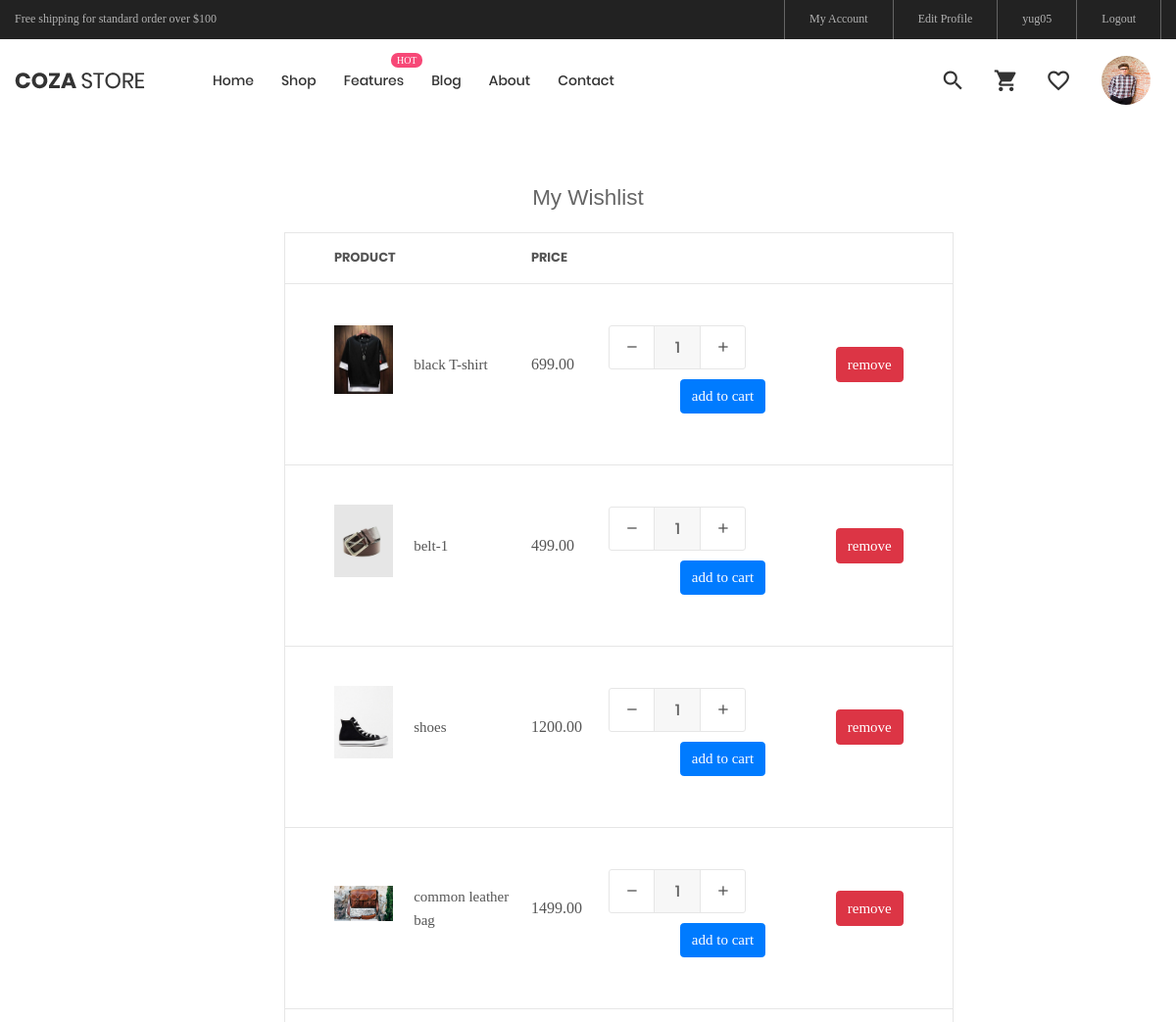
The page /my_wishlist/ (signed in, upper part) on the database as committed earlier.
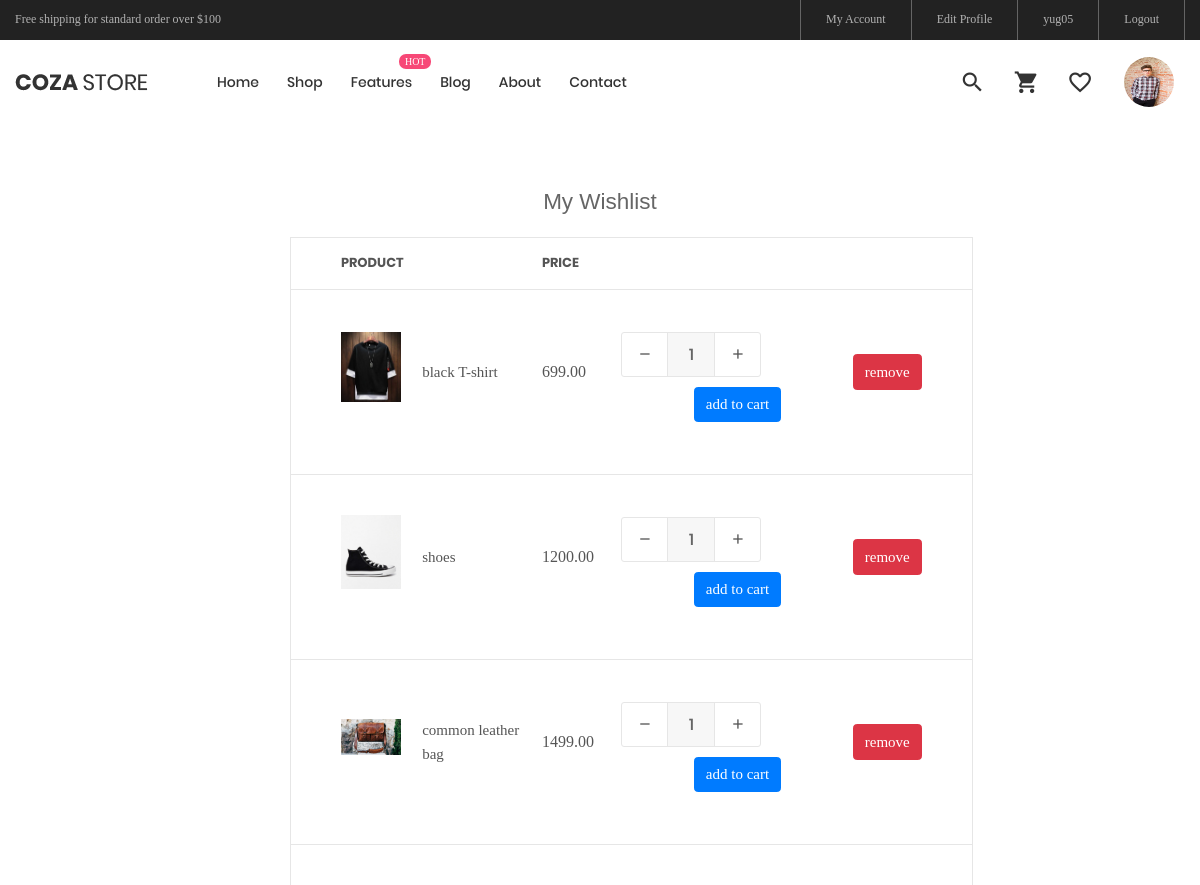
The same page on the database as committed later.
### buyer/models.py (models this page shows, shortened)
class Wishlist(models.Model):
    buyer = models.ForeignKey(Buyer, on_delete=models.CASCADE)
    product = models.ForeignKey(Product, on_delete=models.CASCADE)
    quantity = models.IntegerField(default=1,null=True,blank=True)
    class Meta:
        unique_together = ('buyer', 'product')

### seller/models.py (models this page shows, shortened)
class Product(models.Model):
    product_choice = [
        ('men','men'),
        ('women','women'),
        ('shoes','shoes'),
        ('watches','watches'),
        ('bag','bag')
    ]
    product_name = models.CharField(max_length=150)
    price = models.DecimalField(max_digits=8,decimal_places=2,default=10)
    des = models.TextField(max_length=500)
    product_stock = models.IntegerField(default=0)
    product_pic = models.FileField(upload_to='product_images',default='pro.jpg')
    seller = models.ForeignKey(Seller,on_delete=models.CASCADE)
    category = models.CharField(max_length = 10, choices=product_choice,null=True,blank=True)

### buyer/views.py (the view)
# urls.py: path('my_wishlist/',my_wishlist, name='my_wishlist'),
def my_wishlist(request):
    try:
        cart_pro_list = []
        buyer_obj = Buyer.objects.get(email=request.session['email'])
        buyer_wishlist_objs = Wishlist.objects.filter(buyer=buyer_obj)
        buyer_cartlist_objs = Cart.objects.filter(buyer=buyer_obj)
        for i in buyer_cartlist_objs:
            if i.product not in cart_pro_list:
                cart_pro_list.append(i.product)
            else:
                pass
        return render(request, 'wishlist.html', {'buyer_wishlist_objs': buyer_wishlist_objs, 'buyer_data': buyer_obj, 'cart_pro_list': cart_pro_list})
    except:
        return redirect('login')

### buyer/templates/wishlist.html (shortened to what this page needs)
{% extends "main.html" %} {% load static %} {% block content %}
<div class="margin" style="margin-top: 150px">
  <h4 style="text-align: center">My Wishlist</h4>
  <br />
  <div class="col-lg-10 col-xl-7 m-lr-auto m-b-50">
    <div class="m-l-25 m-r--38 m-lr-0-xl">
      <div class="wrap-table-shopping-cart">
        <table class="table-shopping-cart">
            <tr class="table_head">
                <th class="column-1">Product</th>
                <th class="column-2"></th>
                <th class="column-3">Price</th>
                <th class="column-4"></th>
            </tr>
            {% for i in buyer_wishlist_objs %}
          <tr class="table_row">
            <td class="column-1">
              <div class="how-itemcart1">
                <img src="{{i.product.product_pic.url}}" alt="IMG" />
              </div>
            </td>
            <td class="column-2">{{i.product.product_name}}
            </td>
            <td class="column-3">{{i.product.price}}</td>
            <td class="column-5">
              {% if i.product in cart_pro_list %}
              <a href="{% url 'shoping_cart' %}"
                ><button class="bg3 hov-btn1 btn btn-secondary">Go to cart</button></a
              >
              {% else %}
              {% if i.product.product_stock <= 0 %}
              <p style="color: red;" >out of stocks</p>
              {% else %}
              <form action="{% url 'add_to_cart' i.product.id 'wishlist' %}" method="post">
              <div class="wrap-num-product flex-w m-r-20 m-tb-10">
								<div class="btn-num-product-down cl8 hov-btn3 trans-04 flex-c-m">
									<i class="fs-16 zmdi zmdi-minus"></i>
								</div>
								<input class="mtext-104 cl3 txt-center num-product" type="number" name="quantity" value="1">
								<div class="btn-num-product-up cl8 hov-btn3 trans-04 flex-c-m">
									<i class="fs-16 zmdi zmdi-plus"></i>
								</div>
							</div>
              <a href="{% url 'add_to_cart' i.product.id 'wishlist' %}"
                ><button class="btn btn-primary">add to cart</button></a
              >
            </form>
            {% endif %}
              {% endif %}
            </td>
            <td class="column-5">
              <a href="{% url 'remove_from_wishlist' i.id 'wishlist' %}"><button class="btn btn-danger">remove</button></a>
            </td>
          </tr>
          {% endfor %}
        </table>
      </div>
    </div>
  </div>
</div>
{% endblock %}

Rows that differ between the two databases and show on the page:
removed Wishlist: product.product_pic (picture), product.product_name "belt-1", product.price "499.00"
